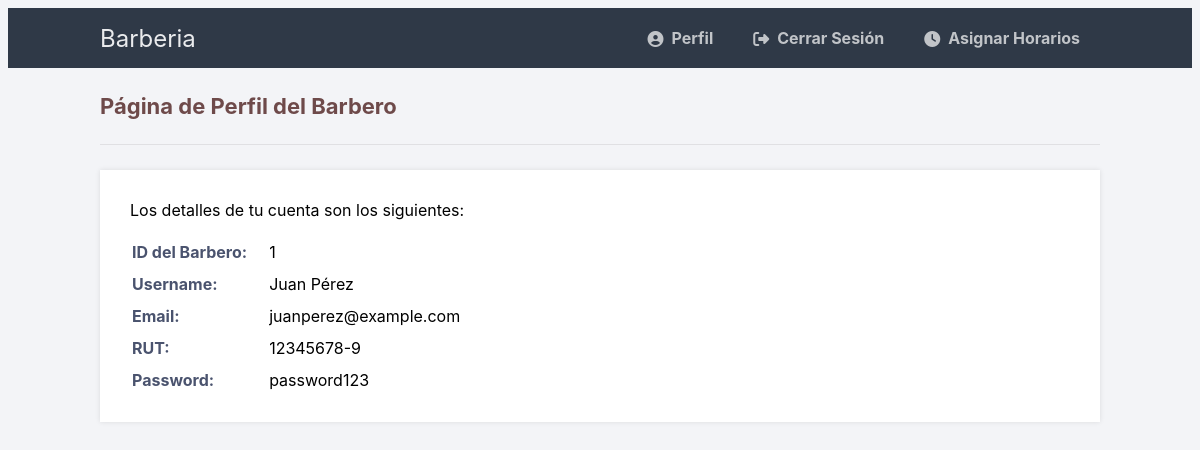
The page /profile.php (signed in) on the database as committed earlier.
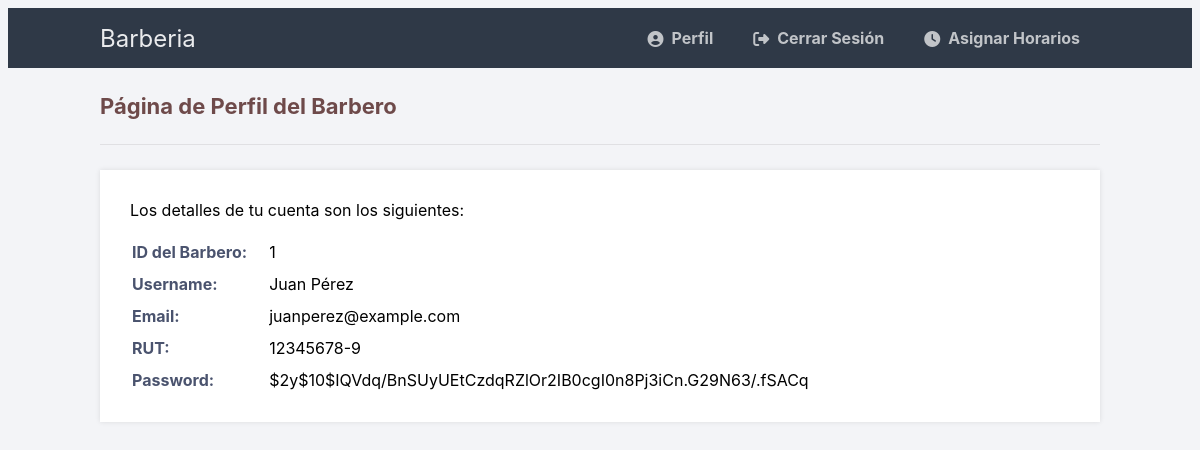
The same page on the database as committed later.
### tables this page shows
CREATE TABLE barberos (
    idbarber INT PRIMARY KEY AUTO_INCREMENT,
    username VARCHAR(255) NOT NULL,
    email VARCHAR(255) UNIQUE NOT NULL,
    rut VARCHAR(15) UNIQUE NOT NULL,
    password VARCHAR(255) NOT NULL
);

### profile.php (the view, shortened to what this page needs)
<?php
$DATABASE_HOST = 'localhost';
$DATABASE_USER = 'root';
$DATABASE_PASS = '';
$DATABASE_NAME = 'barberia';
$con = mysqli_connect($DATABASE_HOST, $DATABASE_USER, $DATABASE_PASS, $DATABASE_NAME);
$stmt = $con->prepare('SELECT * FROM barberos WHERE idbarber = ?');
$stmt->bind_param('i', $_SESSION['id']);
$stmt->execute();
$stmt->bind_result($idbarber, $username, $email, $rut, $password);
?>
<!DOCTYPE html>
<html>
	<head>
		<link href="style.css" rel="stylesheet" type="text/css">
		<link rel="stylesheet" href="https://cdnjs.cloudflare.com/ajax/libs/font-awesome/6.2.0/css/all.min.css">
	</head>
	<body class="loggedin">
		<nav class="navtop">
			<div>
				<h1>Barberia</h1>
				<a href="profile.php"><i class="fas fa-user-circle"></i>Perfil</a>
				<a href="logout.php"><i class="fas fa-sign-out-alt"></i>Cerrar Sesión</a>
				<a href="horadisp.php"><i class="fas fa-clock"></i>Asignar Horarios</a>
			</div>
		</nav>
		<div class="content">
			<h2>Página de Perfil del Barbero</h2>
			<div>
				<p>Los detalles de tu cuenta son los siguientes:</p>
				<table>
					<tr>
						<td>ID del Barbero:</td>
						<td><?=$idbarber?></td>
					</tr>
					<tr>
						<td>Username:</td>
						<td><?=$username?></td>
					</tr>
					<tr>
						<td>Email:</td>
						<td><?=$email?></td>
					</tr>
					<tr>
						<td>RUT:</td>
						<td><?=$rut?></td>
					</tr>
					<tr>
						<td>Password:</td>
						<td><?=$password?></td>
					</tr>
				</table>
			</div>
		</div>
	</body>
</html>

### style.css (style rules this page uses)
* { box-sizing: border-box; font-family: -apple-system, BlinkMacSystemFont, "segoe ui", roboto, oxygen, ubuntu, cantarell, "fira sans", "droid sans", "helvetica neue", Arial, sans-serif; font-size: 16px; }
body { background-color: #435165; }
.navtop { background-color: #2f3947; height: 60px; width: 100%; border: 0; }
.navtop div { display: flex; margin: 0 auto; width: 1000px; height: 100%; }
.navtop div h1, .navtop div a { display: inline-flex; align-items: center; }
.navtop div h1 { flex: 1; font-size: 24px; padding: 0; margin: 0; color: #eaebed; font-weight: normal; }
.navtop div a { padding: 0 20px; text-decoration: none; color: #c1c4c8; font-weight: bold; }
.navtop div a i { padding: 2px 8px 0 0; }
body.loggedin { background-color: #f3f4f7; }
.content { width: 1000px; margin: 0 auto; }
.content h2 { margin: 0; padding: 25px 0; font-size: 22px; border-bottom: 1px solid #e0e0e3; color: #6e4a4a; }
.content > p, .content > div { box-shadow: 0 0 5px 0 rgba(0, 0, 0, 0.1); margin: 25px 0; padding: 25px; background-color: #fff; }
.content > p table td, .content > div table td { padding: 5px; }
.content > p table td:first-child, .content > div table td:first-child { font-weight: bold; color: #4a536e; padding-right: 15px; }
.content > div p { padding: 5px; margin: 0 0 10px 0; }

Rows that differ between the two databases and show on the page:
changed barberos "Juan Pérez": password "password123" → "$2y$10$IQVdq/BnSUyUEtCzdqRZlOr2IB0cgI0n8Pj3iCn.G29N63/.fSACq"
